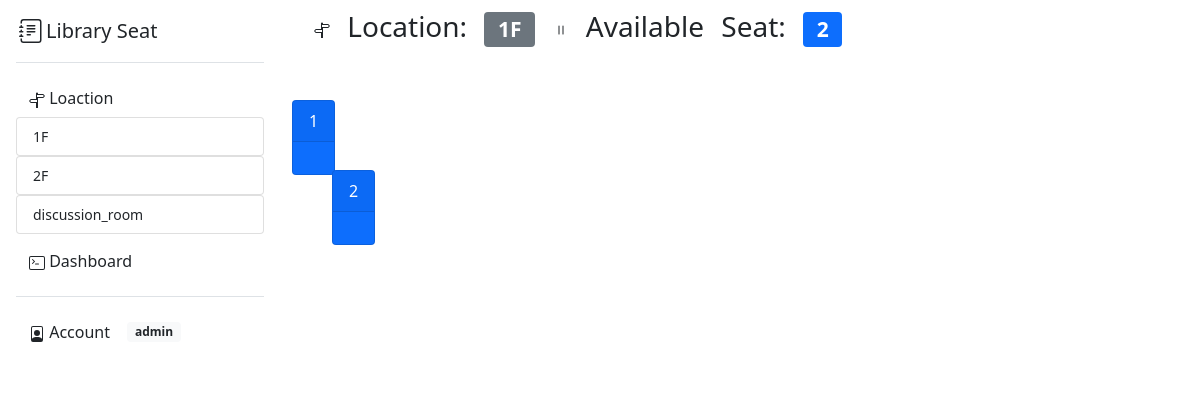
The page /location/1F (signed in) on the database as committed earlier.
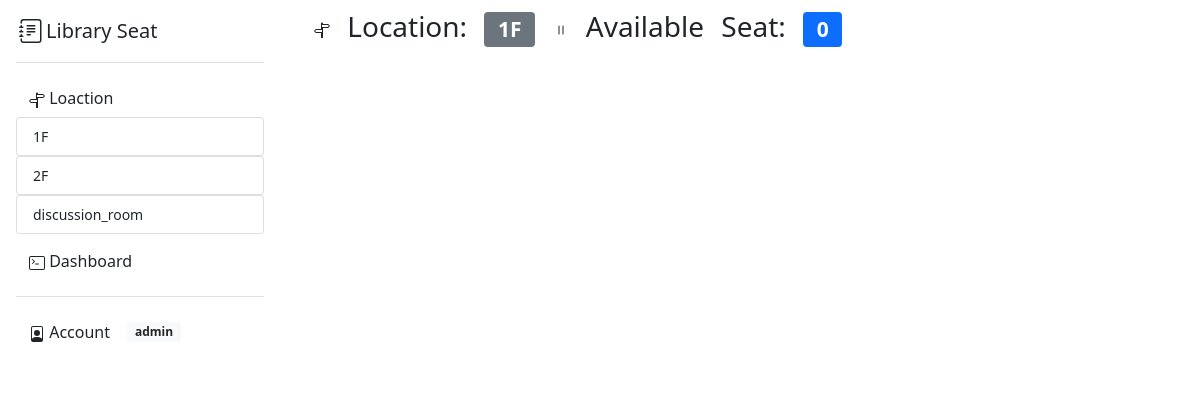
The same page on the database as committed later.
### main/models.py (models this page shows)
class Location(models.Model):
    name = models.CharField(max_length=100)
    def __str__(self):
        return self.name

class Seat(models.Model):
    location = models.ForeignKey(Location, on_delete=models.CASCADE)
    camera = models.ManyToManyField(Camera, blank=True) #every seat is capture by multiple cameras
    camera_data = models.ManyToManyField(Camera_Data, blank=True) # data from each camera
    seat_number = models.IntegerField()
    seat_position_x = models.FloatField(max_length=200)
    seat_position_y = models.FloatField(max_length=200)
    occupy = models.BooleanField()

### main/views.py (the view)
# urls.py: path("location/<str:location_name>", views.location, name="location"),
def location(response, location_name):
    location_list = Location.objects.all()
    try:
        location = Location.objects.get(name=location_name)
        available_seat=0
        for seat in location.seat_set.all():
            if seat.occupy == False:
                available_seat +=1
        return render(response, "main/location.html", { "location_list":location_list, "location":location, "available_seat": available_seat})
    except Location.DoesNotExist:
        return render(response, "main/error_404.html", {})

### main/templates/main/location.html (shortened to what this page needs)
{% extends 'main/base.html' %}
{% block content %}
  <div class="row" ,name="seat_number_count", style=" padding: 10px; word-spacing: 10px; height: 100px;">
    <h3 >
    Location: <span class="badge bg-secondary">{{location}}</span>
    <svg xmlns="http://www.w3.org/2000/svg" width="16" height="16" fill="currentColor" class="bi bi-pause" viewBox="0 0 16 16">
      <path d="M6 3.5a.5.5 0 0 1 .5.5v8a.5.5 0 0 1-1 0V4a.5.5 0 0 1 .5-.5zm4 0a.5.5 0 0 1 .5.5v8a.5.5 0 0 1-1 0V4a.5.5 0 0 1 .5-.5z"/>
    </svg>
    Available Seat: <span class="badge bg-primary", id="available_seat">{{available_seat}}</span>
    </h3>
  </div>
  <div class="row" ,name="seat_display" , style="position: relative">
    <div id="card">
      {% for seat in location.seat_set.all %}
        {% if seat.occupy == True%}
          <div id="{{seat.seat_number}}" class="card text-white bg-secondary mb-3" style="position: absolute; max-width: 4rem; top:{{seat.seat_position_y}}px; left:{{seat.seat_position_x}}px">
            <div class="card-header">{{seat.seat_number}}</div>
            <div class="card-body">
            </div>
          </div>
        {% else %}
          <div id="{{seat.seat_number}}" class="card text-white bg-primary mb-3" style="position: absolute; max-width: 4rem; top:{{seat.seat_position_y}}px; left:{{seat.seat_position_x}}px">
            <div class="card-header">{{seat.seat_number}}</div>
            <div class="card-body">
            </div>
          </div>
        {% endif %}
      {% endfor %}
    </div>
  </div>
{% endblock content %}

### main/templates/main/sidenav.html (shortened to what this page needs)
<div name="sidenav", class="flex-shrink-0 p-3 bg-white" style="width: 280px;">
    <a href="/" class="d-flex align-items-center pb-3 mb-3 link-dark text-decoration-none border-bottom">
    <span class="fs-5 fw-semibold"> Library Seat</span>
    </a>
    <ul class="list-unstyled ps-0">
    <li class="mb-1">
        <button class="btn btn-toggle align-items-center rounded collapsed" data-bs-toggle="collapse" data-bs-target="#location-collapse" aria-expanded="true">
            Loaction
        </button>
        <div class="collapse show" id="location-collapse">
        <ul class="btn-toggle-nav list-unstyled fw-normal pb-1 small">
            {% for location in location_list.all %}
                <li><a href="/location/{{location.name}}" class="list-group-item list-group-item-action rounded">{{location.name}}</a></li>
            {% endfor %}
        </ul>
        </div>
    </li>
    {% if user.is_authenticated and user.username == "admin" %}
        <li class="mb-1">
        <button class="btn btn-toggle align-items-center rounded collapsed" data-bs-toggle="collapse" data-bs-target="#dashboard-collapse" aria-expanded="false">
            Dashboard
        </button>
    </li>
    {% endif %}
    <li class="border-top my-3"></li>
    <li class="mb-1">
        <button class="btn btn-toggle align-items-center rounded collapsed" data-bs-toggle="collapse" data-bs-target="#account-collapse" aria-expanded="false">
            Account
        </button>
        {% if user.is_authenticated %}
        <span class="badge bg-light text-dark">{{user.username}}</span>
        {% endif %}
    </li>
    </ul>
</div>

Rows that differ between the two databases and show on the page:
removed Seat: seat_number "1"
removed Seat: seat_number "2"
Other text that changed with them:
{{ available_seat }}: "2" → "0"
